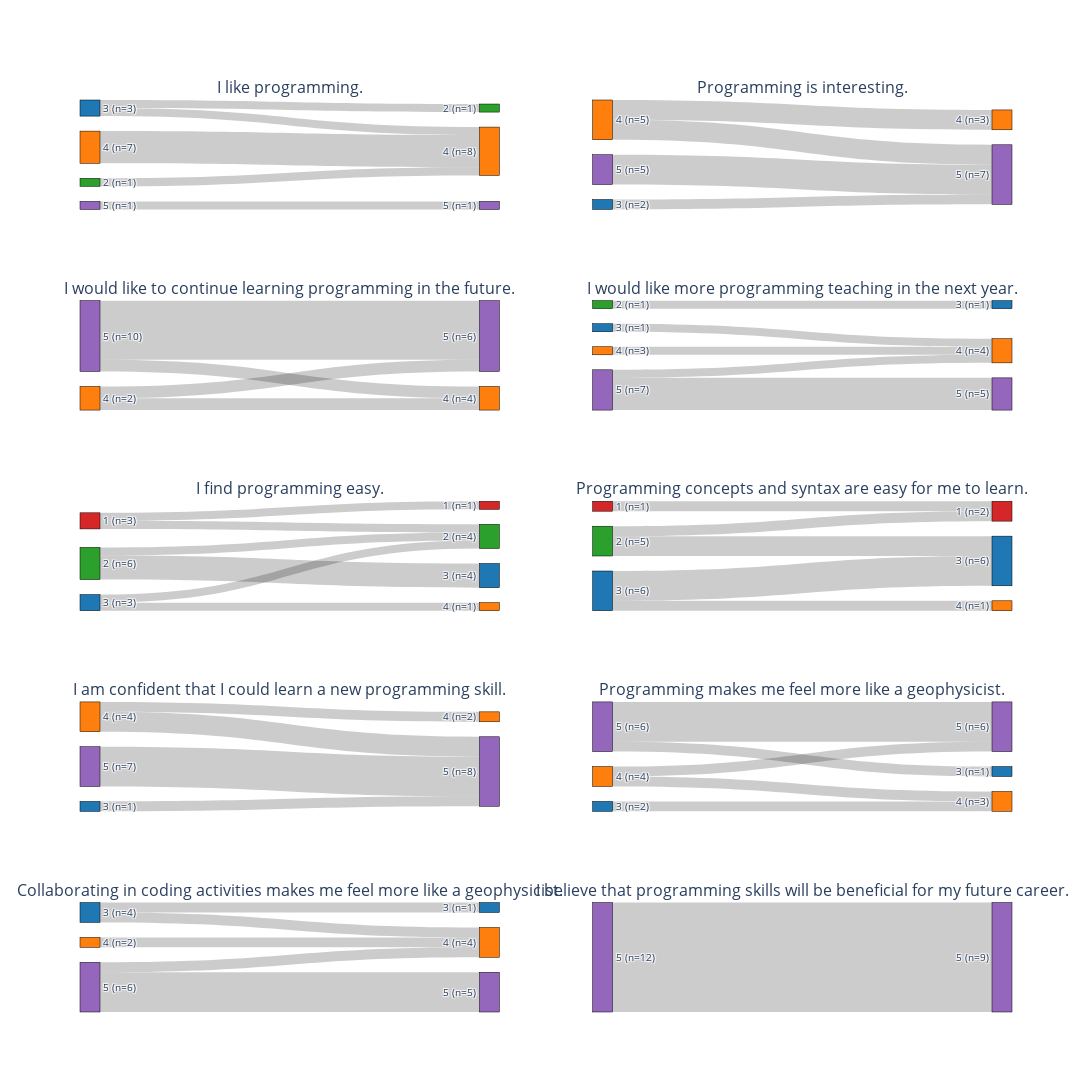

The notebook cell saved with this chart:
### Code cell
# Sankey diagram with asymmetrical data (more pre- than post-test)

# Create a grid layout for the Sankey diagrams
fig = make_subplots(rows=5, cols=2, subplot_titles=questions, specs=[[{'type': 'domain'}]*2]*5)

# Iterate over each question and create Sankey diagrams
for idx, question in enumerate(questions):
    # Create a dictionary to hold the flow data
    flow_data = {f'pre_{i}': {f'post_{j}': 0 for j in range(1, 6)} for i in range(1, 6)}
    pre_counts = {f'pre_{i}': 0 for i in range(1, 6)}
    post_counts = {f'post_{i}': 0 for i in range(1, 6)}

    for _, row in merged_data.iterrows():
        pre_score = row[f'{question}_pre']
        post_score = row[f'{question}_post']
        
        if pd.notnull(pre_score) and pd.notnull(post_score):
            flow_data[f'pre_{int(pre_score)}'][f'post_{int(post_score)}'] += 1
        if pd.notnull(pre_score):
            pre_counts[f'pre_{int(pre_score)}'] += 1
        if pd.notnull(post_score):
            post_counts[f'post_{int(post_score)}'] += 1

    # Prepare data for the Sankey diagram
    labels = [f'{i}' for i in range(1, 6)] * 2
    source = []
    target = []
    value = []

    y_positions = [1, 0.8, 0.6, 0.4, 0.2]  # 5 at the top, 1 at the bottom

    for pre in range(1, 6):
        for post in range(1, 6):
            if flow_data[f'pre_{pre}'][f'post_{post}'] > 0:
                source.append(pre - 1)
                target.append(post + 4)
                value.append(flow_data[f'pre_{pre}'][f'post_{post}'])

    # Update labels to include total counts
    labels = [f'{i} (n={pre_counts[f"pre_{i}"]})' for i in range(1, 6)] + [f'{i} (n={post_counts[f"post_{i}"]})' for i in range(1, 6)]

    # Define colors for each score
    colors = ["#d62728", "#2ca02c", "#1f77b4", "#ff7f0e", "#9467bd"]  # Example colors

    # Create the Sankey diagram
    sankey = go.Sankey(
        node=dict(
            pad=15,
            thickness=20,
            line=dict(color="black", width=0.5),
            label=labels,
            y=y_positions * 2,  # Repeat y_positions to match the number of nodes
            color=colors * 2
        ),
        link=dict(
            source=source,
            target=target,
            value=value,
            #color=[colors[s % 5] for s in source]
        )
    )

    row = idx // 2 + 1
    col = idx % 2 + 1
    fig.add_trace(sankey, row=row, col=col)

fig.update_layout(font_size=10, height=2000, width=1400)
fig.show()

### Figure 1 — Plotly figure (JSON) as saved in the notebook; plotly's stock layout.template omitted (floating-point values rounded to 4 significant figures)
{"data": [{"domain": {"x": [0, 0.45], "y": [0.88, 1]}, "link": {"source": [1, 2, 2, 3, 4], "target": [8, 6, 8, 8, 9], "value": [1, 1, 1, 4, 1]}, "node": {"color": ["#d62728", "#2ca02c", "#1f77b4", "#ff7f0e", "#9467bd", "#d62728", "#2ca02c", "#1f77b4", "#ff7f0e", "#9467bd"], "label": ["1 (n=0)", "2 (n=1)", "3 (n=3)", "4 (n=7)", "5 (n=1)", "1 (n=0)", "2 (n=1)", "3 (n=0)", "4 (n=8)", "5 (n=1)"], "line": {"color": "black", "width": 0.5}, "pad": 15, "thickness": 20, "y": [1, 0.8, 0.6, 0.4, 0.2, 1, 0.8, 0.6, 0.4, 0.2]}, "type": "sankey"}, {"domain": {"x": [0.55, 1], "y": [0.88, 1]}, "link": {"source": [2, 3, 3, 4], "target": [9, 8, 9, 9], "value": [1, 2, 2, 3]}, "node": {"color": ["#d62728", "#2ca02c", "#1f77b4", "#ff7f0e", "#9467bd", "#d62728", "#2ca02c", "#1f77b4", "#ff7f0e", "#9467bd"], "label": ["1 (n=0)", "2 (n=0)", "3 (n=2)", "4 (n=5)", "5 (n=5)", "1 (n=0)", "2 (n=0)", "3 (n=0)", "4 (n=3)", "5 (n=7)"], "line": {"color": "black", "width": 0.5}, "pad": 15, "thickness": 20, "y": [1, 0.8, 0.6, 0.4, 0.2, 1, 0.8, 0.6, 0.4, 0.2]}, "type": "sankey"}, {"domain": {"x": [0, 0.45], "y": [0.66, 0.78]}, "link": {"source": [3, 3, 4, 4], "target": [8, 9, 8, 9], "value": [1, 1, 1, 5]}, "node": {"color": ["#d62728", "#2ca02c", "#1f77b4", "#ff7f0e", "#9467bd", "#d62728", "#2ca02c", "#1f77b4", "#ff7f0e", "#9467bd"], "label": ["1 (n=0)", "2 (n=0)", "3 (n=0)", "4 (n=2)", "5 (n=10)", "1 (n=0)", "2 (n=0)", "3 (n=0)", "4 (n=4)", "5 (n=6)"], "line": {"color": "black", "width": 0.5}, "pad": 15, "thickness": 20, "y": [1, 0.8, 0.6, 0.4, 0.2, 1, 0.8, 0.6, 0.4, 0.2]}, "type": "sankey"}, {"domain": {"x": [0.55, 1], "y": [0.66, 0.78]}, "link": {"source": [1, 2, 3, 4, 4], "target": [7, 8, 8, 8, 9], "value": [1, 1, 1, 1, 4]}, "node": {"color": ["#d62728", "#2ca02c", "#1f77b4", "#ff7f0e", "#9467bd", "#d62728", "#2ca02c", "#1f77b4", "#ff7f0e", "#9467bd"], "label": ["1 (n=0)", "2 (n=1)", "3 (n=1)", "4 (n=3)", "5 (n=7)", "1 (n=0)", "2 (n=0)", "3 (n=1)", "4 (n=4)", "5 (n=5)"], "line": {"color": "black", "width": 0.5}, "pad": 15, "thickness": 20, "y": [1, 0.8, 0.6, 0.4, 0.2, 1, 0.8, 0.6, 0.4, 0.2]}, "type": "sankey"}, {"domain": {"x": [0, 0.45], "y": [0.44, 0.56]}, "link": {"source": [0, 0, 1, 1, 2, 2], "target": [5, 6, 6, 7, 6, 8], "value": [1, 1, 1, 3, 1, 1]}, "node": {"color": ["#d62728", "#2ca02c", "#1f77b4", "#ff7f0e", "#9467bd", "#d62728", "#2ca02c", "#1f77b4", "#ff7f0e", "#9467bd"], "label": ["1 (n=3)", "2 (n=6)", "3 (n=3)", "4 (n=0)", "5 (n=0)", "1 (n=1)", "2 (n=4)", "3 (n=4)", "4 (n=1)", "5 (n=0)"], "line": {"color": "black", "width": 0.5}, "pad": 15, "thickness": 20, "y": [1, 0.8, 0.6, 0.4, 0.2, 1, 0.8, 0.6, 0.4, 0.2]}, "type": "sankey"}, {"domain": {"x": [0.55, 1], "y": [0.44, 0.56]}, "link": {"source": [0, 1, 1, 2, 2], "target": [5, 5, 7, 7, 8], "value": [1, 1, 2, 3, 1]}, "node": {"color": ["#d62728", "#2ca02c", "#1f77b4", "#ff7f0e", "#9467bd", "#d62728", "#2ca02c", "#1f77b4", "#ff7f0e", "#9467bd"], "label": ["1 (n=1)", "2 (n=5)", "3 (n=6)", "4 (n=0)", "5 (n=0)", "1 (n=2)", "2 (n=1)", "3 (n=6)", "4 (n=1)", "5 (n=0)"], "line": {"color": "black", "width": 0.5}, "pad": 15, "thickness": 20, "y": [1, 0.8, 0.6, 0.4, 0.2, 1, 0.8, 0.6, 0.4, 0.2]}, "type": "sankey"}, {"domain": {"x": [0, 0.45], "y": [0.22, 0.34]}, "link": {"source": [2, 3, 3, 4], "target": [9, 8, 9, 9], "value": [1, 1, 2, 4]}, "node": {"color": ["#d62728", "#2ca02c", "#1f77b4", "#ff7f0e", "#9467bd", "#d62728", "#2ca02c", "#1f77b4", "#ff7f0e", "#9467bd"], "label": ["1 (n=0)", "2 (n=0)", "3 (n=1)", "4 (n=4)", "5 (n=7)", "1 (n=0)", "2 (n=0)", "3 (n=0)", "4 (n=2)", "5 (n=8)"], "line": {"color": "black", "width": 0.5}, "pad": 15, "thickness": 20, "y": [1, 0.8, 0.6, 0.4, 0.2, 1, 0.8, 0.6, 0.4, 0.2]}, "type": "sankey"}, {"domain": {"x": [0.55, 1], "y": [0.22, 0.34]}, "link": {"source": [2, 3, 3, 4, 4], "target": [8, 8, 9, 7, 9], "value": [1, 1, 1, 1, 4]}, "node": {"color": ["#d62728", "#2ca02c", "#1f77b4", "#ff7f0e", "#9467bd", "#d62728", "#2ca02c", "#1f77b4", "#ff7f0e", "#9467bd"], "label": ["1 (n=0)", "2 (n=0)", "3 (n=2)", "4 (n=4)", "5 (n=6)", "1 (n=0)", "2 (n=0)", "3 (n=1)", "4 (n=3)", "5 (n=6)"], "line": {"color": "black", "width": 0.5}, "pad": 15, "thickness": 20, "y": [1, 0.8, 0.6, 0.4, 0.2, 1, 0.8, 0.6, 0.4, 0.2]}, "type": "sankey"}, {"domain": {"x": [0, 0.45], "y": [0, 0.12]}, "link": {"source": [2, 2, 3, 4, 4], "target": [7, 8, 8, 8, 9], "value": [1, 1, 1, 1, 4]}, "node": {"color": ["#d62728", "#2ca02c", "#1f77b4", "#ff7f0e", "#9467bd", "#d62728", "#2ca02c", "#1f77b4", "#ff7f0e", "#9467bd"], "label": ["1 (n=0)", "2 (n=0)", "3 (n=4)", "4 (n=2)", "5 (n=6)", "1 (n=0)", "2 (n=0)", "3 (n=1)", "4 (n=4)", "5 (n=5)"], "line": {"color": "black", "width": 0.5}, "pad": 15, "thickness": 20, "y": [1, 0.8, 0.6, 0.4, 0.2, 1, 0.8, 0.6, 0.4, 0.2]}, "type": "sankey"}, {"domain": {"x": [0.55, 1], "y": [0, 0.12]}, "link": {"source": [4], "target": [9], "value": [8]}, "node": {"color": ["#d62728", "#2ca02c", "#1f77b4", "#ff7f0e", "#9467bd", "#d62728", "#2ca02c", "#1f77b4", "#ff7f0e", "#9467bd"], "label": ["1 (n=0)", "2 (n=0)", "3 (n=0)", "4 (n=0)", "5 (n=12)", "1 (n=0)", "2 (n=0)", "3 (n=0)", "4 (n=1)", "5 (n=9)"], "line": {"color": "black", "width": 0.5}, "pad": 15, "thickness": 20, "y": [1, 0.8, 0.6, 0.4, 0.2, 1, 0.8, 0.6, 0.4, 0.2]}, "type": "sankey"}], "layout": {"annotations": [{"font": {"size": 16}, "showarrow": false, "text": "I like programming.", "x": 0.225, "xanchor": "center", "xref": "paper", "y": 1, "yanchor": "bottom", "yref": "paper"}, {"font": {"size": 16}, "showarrow": false, "text": "Programming is interesting.", "x": 0.775, "xanchor": "center", "xref": "paper", "y": 1, "yanchor": "bottom", "yref": "paper"}, {"font": {"size": 16}, "showarrow": false, "text": "I would like to continue learning programming in the future.", "x": 0.225, "xanchor": "center", "xref": "paper", "y": 0.78, "yanchor": "bottom", "yref": "paper"}, {"font": {"size": 16}, "showarrow": false, "text": "I would like more programming teaching in the next year.", "x": 0.775, "xanchor": "center", "xref": "paper", "y": 0.78, "yanchor": "bottom", "yref": "paper"}, {"font": {"size": 16}, "showarrow": false, "text": "I find programming easy.", "x": 0.225, "xanchor": "center", "xref": "paper", "y": 0.56, "yanchor": "bottom", "yref": "paper"}, {"font": {"size": 16}, "showarrow": false, "text": "Programming concepts and syntax are easy for me to learn.", "x": 0.775, "xanchor": "center", "xref": "paper", "y": 0.56, "yanchor": "bottom", "yref": "paper"}, {"font": {"size": 16}, "showarrow": false, "text": "I am confident that I could learn a new programming skill.", "x": 0.225, "xanchor": "center", "xref": "paper", "y": 0.34, "yanchor": "bottom", "yref": "paper"}, {"font": {"size": 16}, "showarrow": false, "text": "Programming makes me feel more like a geophysicist.", "x": 0.775, "xanchor": "center", "xref": "paper", "y": 0.34, "yanchor": "bottom", "yref": "paper"}, {"font": {"size": 16}, "showarrow": false, "text": "Collaborating in coding activities makes me feel more like a geophysicist.", "x": 0.225, "xanchor": "center", "xref": "paper", "y": 0.12, "yanchor": "bottom", "yref": "paper"}, {"font": {"size": 16}, "showarrow": false, "text": "I believe that programming skills will be beneficial for my future career.", "x": 0.775, "xanchor": "center", "xref": "paper", "y": 0.12, "yanchor": "bottom", "yref": "paper"}], "font": {"size": 10}, "height": 2000, "width": 1400}}
